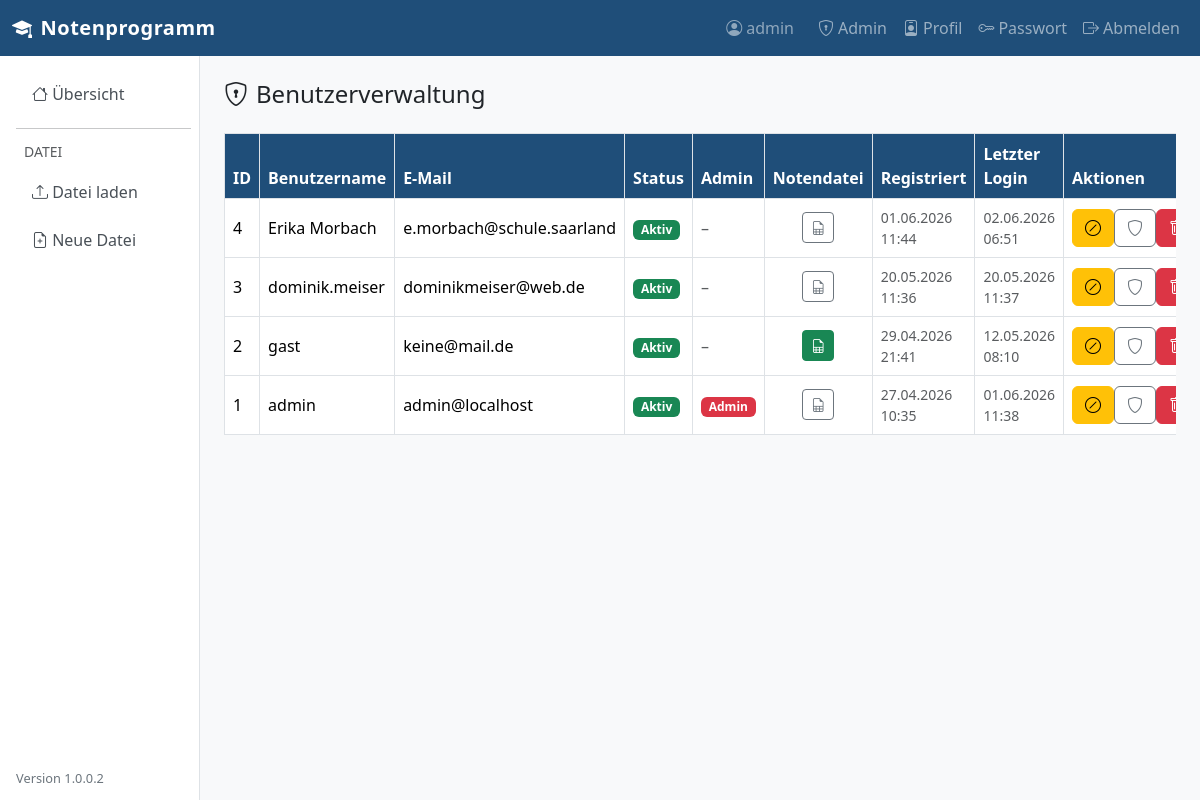
/auth/admin/users (signed in), run on an earlier commit of the app's database.
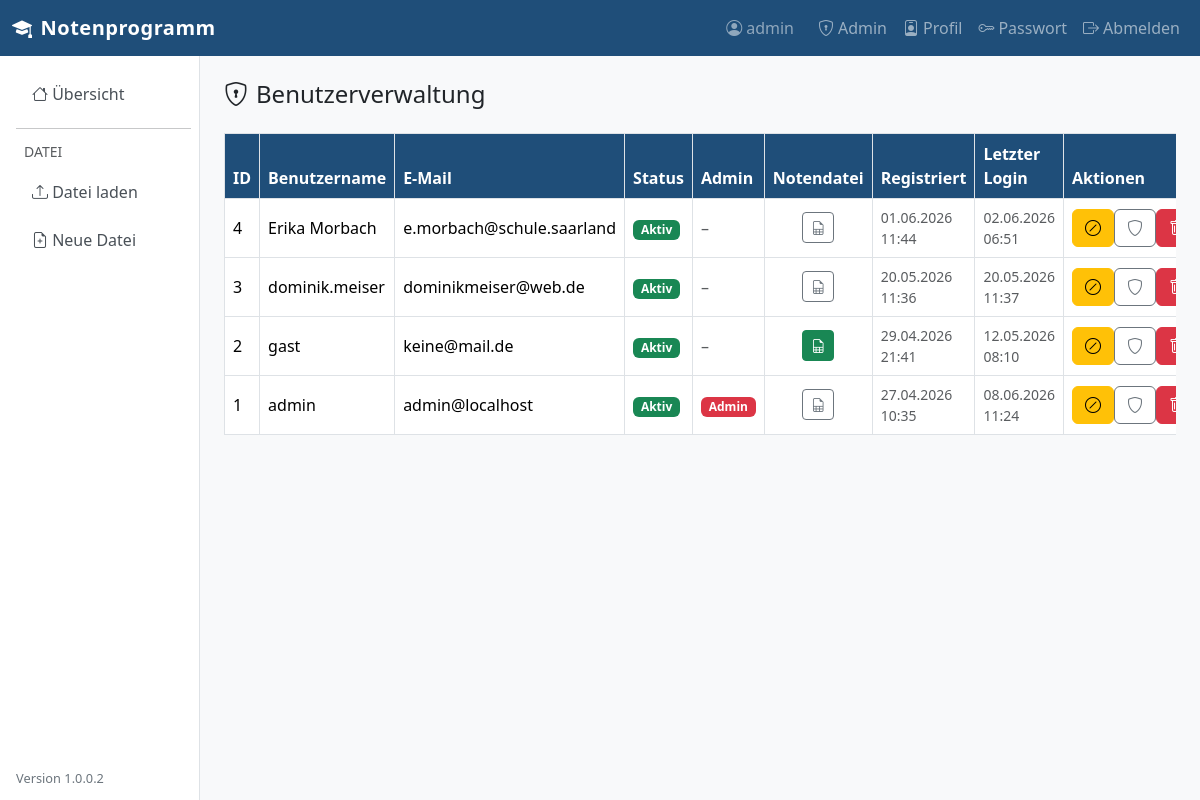
And on a later commit of the database.
### app/models.py (models this page shows, shortened)
class User(UserMixin, db.Model):
    __tablename__ = "users"
    id = db.Column(db.Integer, primary_key=True)
    username = db.Column(db.String(64), unique=True, nullable=False, index=True)
    email = db.Column(db.String(120), unique=True, nullable=False, index=True)
    password_hash = db.Column(db.String(256), nullable=False)
    is_approved = db.Column(db.Boolean, default=False, nullable=False)
    is_admin = db.Column(db.Boolean, default=False, nullable=False)
    notendatei_import = db.Column(db.Boolean, default=False, nullable=False)
    created_at = db.Column(db.DateTime, default=lambda: datetime.now(timezone.utc))
    last_login = db.Column(db.DateTime, nullable=True)
    lehrer_vorname = db.Column(db.String(64), nullable=True)
    lehrer_nachname = db.Column(db.String(64), nullable=True)
    dienstbezeichnung = db.Column(db.String(64), nullable=True)
    anrede = db.Column(db.String(10), nullable=True)

### app/auth/routes.py (the view)
@auth_bp.route("/admin/users")
@login_required
@admin_required
def admin_users():
    users = User.query.order_by(User.created_at.desc()).all()
    return render_template("auth/admin_users.html", users=users)

### app/__init__.py (called while the page is built)
def _display_schuljahr(schuljahr: str | None, schuljahr_bis: str | None = None) -> str:
    schuljahr = (schuljahr or "").strip()
    schuljahr_bis = (schuljahr_bis or "").strip()
    if len(schuljahr) == 4 and schuljahr.isdigit():
        if len(schuljahr_bis) == 4 and schuljahr_bis.isdigit():
            return f"{schuljahr[:2]}/{schuljahr_bis[2:]}"
        return f"{schuljahr[:2]}/{schuljahr[2:]}"
    return schuljahr

### app/auth/routes.py (called while the page is built)
def admin_required(f):
    from functools import wraps
    @wraps(f)
    def decorated(*args, **kwargs):
        if not current_user.is_authenticated or not current_user.is_admin:
            flash("Dieser Bereich ist nur für Administratoren.", "danger")
            return redirect(url_for("grades.index"))
        return f(*args, **kwargs)
    return decorated

### app/models.py (called while the page is built)
@login_manager.user_loader
def load_user(user_id: str):
    return db.session.get(User, int(user_id))

### app/templates/auth/admin_users.html (shortened to what this page needs)
{% extends "base.html" %}
{% from "macros.html" import csrf_field %}
{% block content %}
<h4 class="mb-4"><i class="bi bi-shield-lock me-2"></i>Benutzerverwaltung</h4>
<div class="table-responsive">
<table class="table table-bordered table-hover align-middle">
  <thead>
    <tr>
      <th>ID</th><th>Benutzername</th><th>E-Mail</th>
      <th>Status</th><th>Admin</th><th>Notendatei</th><th>Registriert</th><th>Letzter Login</th><th>Aktionen</th>
    </tr>
  </thead>
  <tbody>
  {% for u in users %}
    <tr>
      <td>{{ u.id }}</td>
      <td>{{ u.username }}</td>
      <td>{{ u.email }}</td>
      <td>
        {% if u.is_approved %}
          <span class="badge bg-success">Aktiv</span>
        {% else %}
          <span class="badge bg-warning text-dark">Ausstehend</span>
        {% endif %}
      </td>
      <td>
        {% if u.is_admin %}
          <span class="badge bg-danger">Admin</span>
        {% else %}
          <span class="text-muted">–</span>
        {% endif %}
      </td>
      <td class="text-center">
        <form method="post" action="{{ url_for('auth.toggle_notendatei', user_id=u.id) }}" class="d-inline">
          <button class="btn btn-sm {{ 'btn-success' if u.notendatei_import else 'btn-outline-secondary' }}"
                  title="Notendatei-Import umschalten">
            <i class="bi bi-file-earmark-spreadsheet"></i>
          </button>
        </form>
      </td>
      <td class="small text-muted">{{ u.created_at.strftime('%d.%m.%Y %H:%M') if u.created_at else '–' }}</td>
      <td class="small text-muted">{{ u.last_login.strftime('%d.%m.%Y %H:%M') if u.last_login else '–' }}</td>
      <td>
        <div class="btn-group btn-group-sm" role="group">
          {% if not u.is_approved %}
          <form method="post" action="{{ url_for('auth.approve_user', user_id=u.id) }}" class="d-inline">
            {{ csrf_field() }}
            <button class="btn btn-success" title="Freischalten">
              <i class="bi bi-check-lg"></i>
            </button>
          </form>
          {% else %}
          <form method="post" action="{{ url_for('auth.revoke_user', user_id=u.id) }}" class="d-inline">
            <button class="btn btn-warning" title="Sperren"><i class="bi bi-slash-circle"></i></button>
          </form>
          {% endif %}
          <form method="post" action="{{ url_for('auth.toggle_admin', user_id=u.id) }}" class="d-inline">
            <button class="btn btn-outline-secondary" title="Admin umschalten"><i class="bi bi-shield"></i></button>
          </form>
          <form method="post" action="{{ url_for('auth.delete_user', user_id=u.id) }}" class="d-inline"
                onsubmit="return confirm('Benutzer wirklich löschen?')">
            <button class="btn btn-danger" title="Löschen"><i class="bi bi-trash"></i></button>
          </form>
        </div>
      </td>
    </tr>
  {% else %}
    <tr><td colspan="9" class="text-center text-muted">Keine Benutzer vorhanden.</td></tr>
  {% endfor %}
  </tbody>
</table>
</div>
{% endblock %}

### app/templates/base.html (shortened to what this page needs)
<!doctype html>
<html lang="de">
<head>
  <link rel="stylesheet" href="https://cdn.jsdelivr.net/npm/bootstrap@5.3.3/dist/css/bootstrap.min.css">
  <link rel="stylesheet" href="https://cdn.jsdelivr.net/npm/bootstrap-icons@1.11.3/font/bootstrap-icons.min.css">
</head>
<body>
<nav class="navbar navbar-expand-lg navbar-dark" style="background-color:#1f4e79;">
  <div class="container-fluid">
    <a class="navbar-brand" href="{{ url_for('grades.index') }}">
      <i class="bi bi-mortarboard-fill me-2"></i>Notenprogramm
    </a>
    <div class="collapse navbar-collapse" id="navMain">
      <ul class="navbar-nav ms-auto align-items-lg-center">
        {% if current_user.is_authenticated %}
          <li class="nav-item">
            <span class="navbar-text me-3 text-white-50">
              <i class="bi bi-person-circle me-1"></i>{{ current_user.username }}
            </span>
          </li>
          {% if current_user.is_admin %}
          <li class="nav-item">
            <a class="nav-link" href="{{ url_for('auth.admin_users') }}">
              <i class="bi bi-shield-lock me-1"></i>Admin
            </a>
          </li>
          {% endif %}
          <li class="nav-item">
            <a class="nav-link" href="{{ url_for('auth.profil') }}">
              <i class="bi bi-person-badge me-1"></i>Profil
            </a>
          </li>
          <li class="nav-item">
            <a class="nav-link" href="{{ url_for('auth.change_password') }}">
              <i class="bi bi-key me-1"></i>Passwort
            </a>
          </li>
          <li class="nav-item">
            <a class="nav-link" href="{{ url_for('auth.logout') }}">
              <i class="bi bi-box-arrow-right me-1"></i>Abmelden
            </a>
          </li>
        {% else %}
          <li class="nav-item">
            <a class="nav-link" href="{{ url_for('auth.login') }}">Anmelden</a>
          </li>
        {% endif %}
      </ul>
    </div>
  </div>
</nav>
<div class="container-fluid">
  <div class="row">
    {% if current_user.is_authenticated %}
    <nav class="col-md-2 d-none d-md-block sidebar py-3 ps-3 pe-2">
      <ul class="nav flex-column gap-1">
        <li class="nav-item">
          <a class="nav-link {% if request.endpoint == 'grades.index' %}active{% endif %}"
             href="{{ url_for('grades.index') }}">
            <i class="bi bi-house"></i> Übersicht
          </a>
        </li>
        <hr class="my-2">
        <li class="nav-item text-muted small px-2 mb-1">DATEI</li>
        <li class="nav-item">
          <a class="nav-link {% if request.endpoint == 'grades.upload' %}active{% endif %}"
             href="{{ url_for('grades.upload') }}">
            <i class="bi bi-upload"></i> Datei laden
          </a>
        </li>
        <li class="nav-item">
          <a class="nav-link" href="{{ url_for('grades.new_file') }}"
             onclick="return confirm('Neue leere Datei erstellen? Ungespeicherte Daten gehen verloren.')">
            <i class="bi bi-file-earmark-plus"></i> Neue Datei
          </a>
        </li>
      </ul>
    </nav>
    <main class="col-md-10 content-area py-4 px-4">
    {% else %}
    <main class="col-12 content-area py-4 px-4">
    {% endif %}
      {% block content %}{% endblock %}
    </main>
  </div>
</div>
<div class="app-version">Version {{ app_version }}</div>
</body>
</html>

### app/templates/base.html (style rules this page uses)
body { background-color: #f8f9fa; }
.navbar-brand { font-weight: 700; letter-spacing: .5px; }
.sidebar { min-height: calc(100vh - 56px); border-right: 1px solid #dee2e6; background: #fff; }
.sidebar .nav-link { color: #495057; border-radius: .375rem; margin: 2px 0; }
.sidebar .nav-link i { width: 1.4em; }
.content-area { min-height: calc(100vh - 56px); }
.table th { background-color: #1f4e79; color: #fff; }
.app-version { position: fixed; left: 1rem; bottom: .75rem; font-size: .8rem; color: #6c757d; z-index: 1030; }

What changed in the data, as far as the page shows it:
changed User "admin": last_login "01.06.2026 11:38" → "08.06.2026 11:24"
